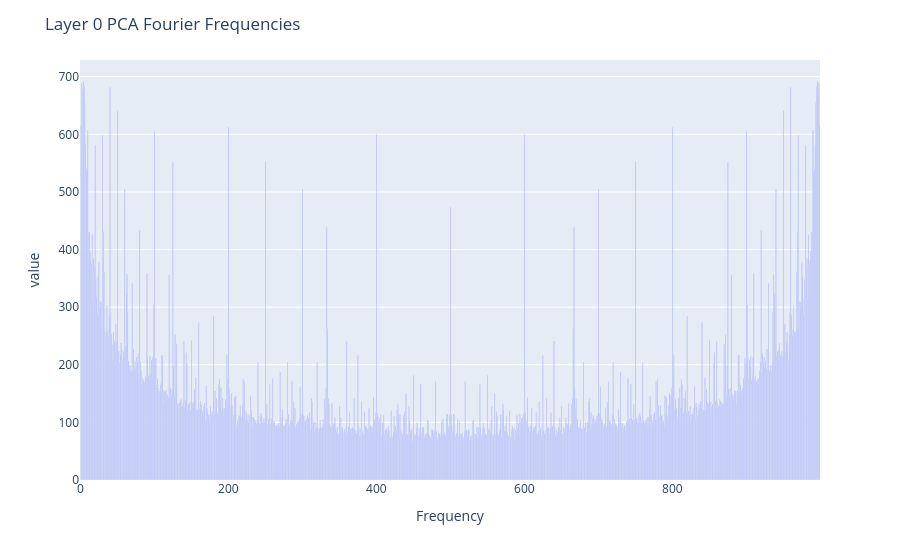
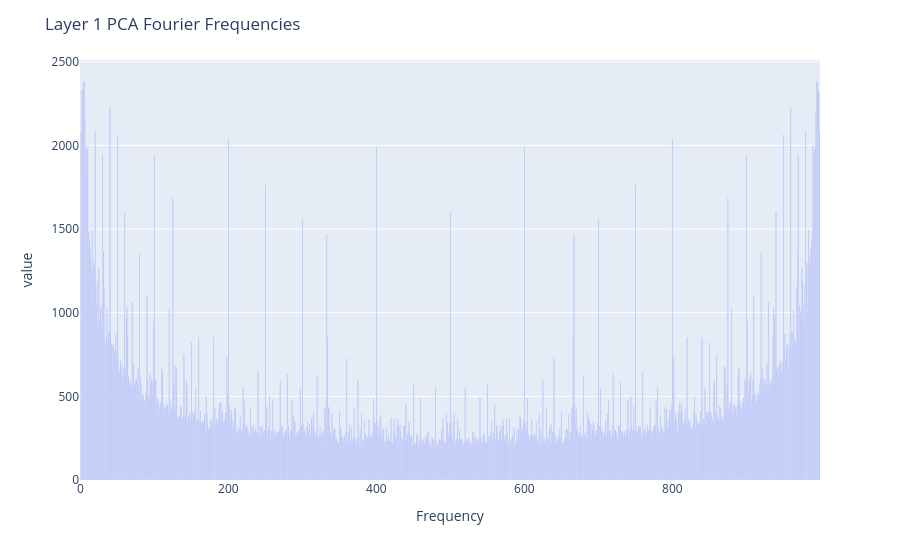
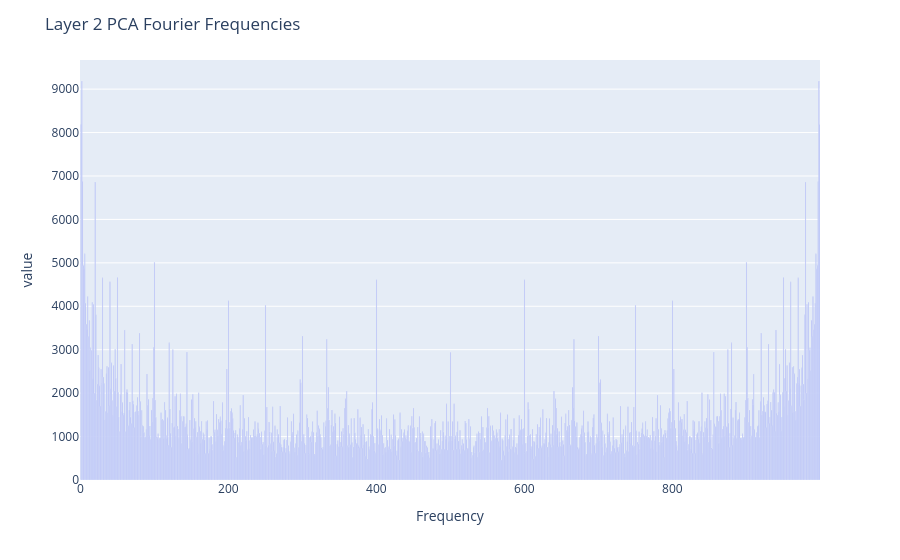
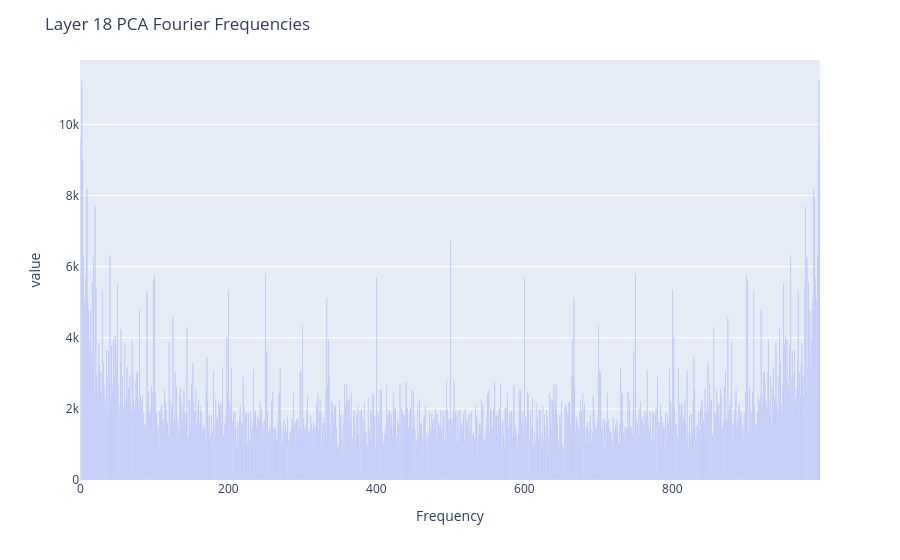

Write notebook code for charts like these, in order.
### Code cell
for layer_idx in layer_idcs_to_plot:
    representations = all_representations[layer_idx].cpu()
    repr_pca, explained_var = pca(representations.float(), low_dim=100)
    repr_fft = fourier(repr_pca)
    
    plotly.express.bar(
        torch.abs(repr_fft).T.sum(dim=0).cpu().detach(),
    ).update_layout(title=f"Layer {layer_idx} PCA Fourier Frequencies", showlegend=False).update_xaxes(title="Frequency").show()

    # plotly.express.imshow(
    #     torch.abs(repr_fft).T.cpu().detach(),
    #     color_continuous_scale="Reds",
    #     aspect='auto',
    # ).update_layout(title=f"Layer {layer_idx} PCA Fourier Frequency Heatmap").update_xaxes(title="Frequency").update_yaxes(title="Feature").show()

### Figure 1 — Plotly figure (JSON) as saved in the notebook; plotly's stock layout.template omitted (floating-point values rounded to 4 significant figures; data arrays with more than 128 entries replaced by an {"elided": "..."} marker saying what was removed)
{"data": [{"hovertemplate": "variable=0<br>index=%{x}<br>value=%{y}<extra></extra>", "legendgroup": "0", "marker": {"color": "#636efa", "pattern": {"shape": ""}}, "name": "0", "orientation": "v", "showlegend": true, "textposition": "auto", "type": "bar", "x": {"elided": "1000 int values"}, "xaxis": "x", "y": {"elided": "1000 float values"}, "yaxis": "y"}], "layout": {"barmode": "relative", "legend": {"title": {"text": "variable"}, "tracegroupgap": 0}, "margin": {"t": 60}, "showlegend": false, "title": {"text": "Layer 0 PCA Fourier Frequencies"}, "xaxis": {"anchor": "y", "domain": [0.0, 1.0], "title": {"text": "Frequency"}}, "yaxis": {"anchor": "x", "domain": [0.0, 1.0], "title": {"text": "value"}}}}

### Figure 2 — Plotly figure (JSON) as saved in the notebook; plotly's stock layout.template omitted (floating-point values rounded to 4 significant figures; data arrays with more than 128 entries replaced by an {"elided": "..."} marker saying what was removed)
{"data": [{"hovertemplate": "variable=0<br>index=%{x}<br>value=%{y}<extra></extra>", "legendgroup": "0", "marker": {"color": "#636efa", "pattern": {"shape": ""}}, "name": "0", "orientation": "v", "showlegend": true, "textposition": "auto", "type": "bar", "x": {"elided": "1000 int values"}, "xaxis": "x", "y": {"elided": "1000 float values"}, "yaxis": "y"}], "layout": {"barmode": "relative", "legend": {"title": {"text": "variable"}, "tracegroupgap": 0}, "margin": {"t": 60}, "showlegend": false, "title": {"text": "Layer 1 PCA Fourier Frequencies"}, "xaxis": {"anchor": "y", "domain": [0.0, 1.0], "title": {"text": "Frequency"}}, "yaxis": {"anchor": "x", "domain": [0.0, 1.0], "title": {"text": "value"}}}}

### Figure 3 — Plotly figure (JSON) as saved in the notebook; plotly's stock layout.template omitted (floating-point values rounded to 4 significant figures; data arrays with more than 128 entries replaced by an {"elided": "..."} marker saying what was removed)
{"data": [{"hovertemplate": "variable=0<br>index=%{x}<br>value=%{y}<extra></extra>", "legendgroup": "0", "marker": {"color": "#636efa", "pattern": {"shape": ""}}, "name": "0", "orientation": "v", "showlegend": true, "textposition": "auto", "type": "bar", "x": {"elided": "1000 int values"}, "xaxis": "x", "y": {"elided": "1000 float values"}, "yaxis": "y"}], "layout": {"barmode": "relative", "legend": {"title": {"text": "variable"}, "tracegroupgap": 0}, "margin": {"t": 60}, "showlegend": false, "title": {"text": "Layer 2 PCA Fourier Frequencies"}, "xaxis": {"anchor": "y", "domain": [0.0, 1.0], "title": {"text": "Frequency"}}, "yaxis": {"anchor": "x", "domain": [0.0, 1.0], "title": {"text": "value"}}}}

### Figure 4 — Plotly figure (JSON) as saved in the notebook; plotly's stock layout.template omitted (floating-point values rounded to 4 significant figures; data arrays with more than 128 entries replaced by an {"elided": "..."} marker saying what was removed)
{"data": [{"hovertemplate": "variable=0<br>index=%{x}<br>value=%{y}<extra></extra>", "legendgroup": "0", "marker": {"color": "#636efa", "pattern": {"shape": ""}}, "name": "0", "orientation": "v", "showlegend": true, "textposition": "auto", "type": "bar", "x": {"elided": "1000 int values"}, "xaxis": "x", "y": {"elided": "1000 float values"}, "yaxis": "y"}], "layout": {"barmode": "relative", "legend": {"title": {"text": "variable"}, "tracegroupgap": 0}, "margin": {"t": 60}, "showlegend": false, "title": {"text": "Layer 18 PCA Fourier Frequencies"}, "xaxis": {"anchor": "y", "domain": [0.0, 1.0], "title": {"text": "Frequency"}}, "yaxis": {"anchor": "x", "domain": [0.0, 1.0], "title": {"text": "value"}}}}
